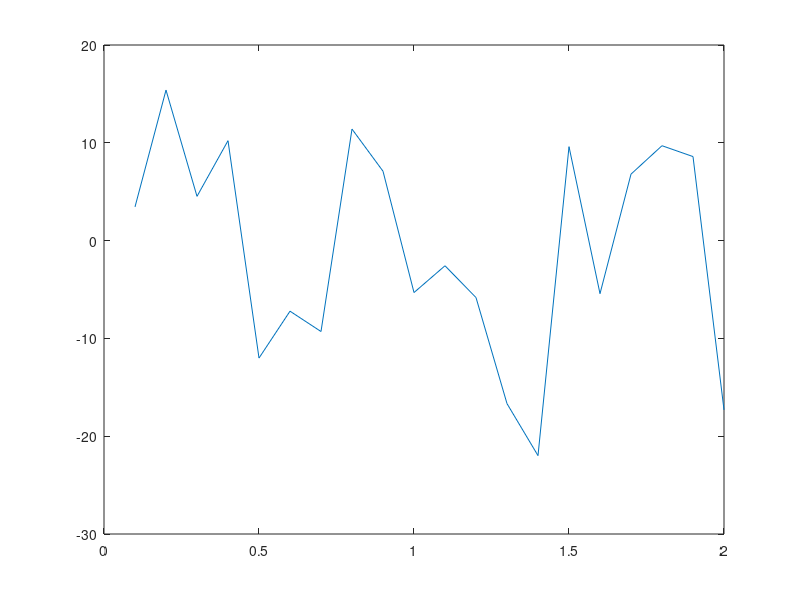

Here is the MATLAB script that generated this plot:
a=[10 10 10 10 10 10 10 10 10 10 10 10 10 10 10 10 10 10 10 10]';
b=randn(20,1);
c=a.*b;
t=0.1:0.1:2;
plot(t,c);
d=mean(c);